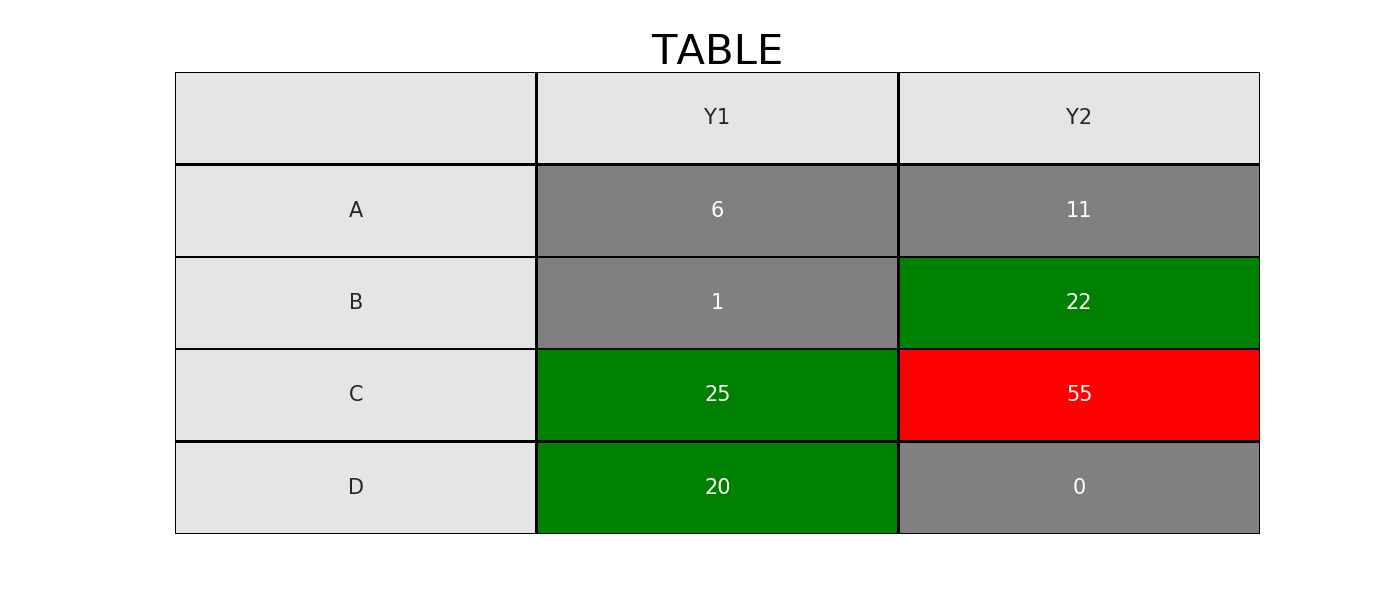

This chart was generated by the following Python code:
import seaborn as sns
import pandas as pd
import matplotlib.pyplot as plt
import matplotlib.colors as mcolors
import numpy as np
import copy


z=[['','Y1','Y2'], ['A', 6, 11], ['B', 1, 22], ['C', 25, 55], ['D', 20, 0]]
y_label= ["Chem 1","Chem 2","Chem 3","Chemi 4"]

labels =  np.array(z)

a=copy.deepcopy(z)
z_text=copy.deepcopy(z)
print a
for i in range(len(z)):
    for j in range(len(z[i])):
        if (z[i][j] >= 20 and z[i][j] <= 30):
            z[i][j] = 2
        elif (z[i][j] > 30 and z[i][j] <= 64):
            z[i][j] = 3
        elif (z[i][j] < 20 and z[i][j] >= 0):
            z[i][j] = 1
        else:
            z[i][j] = 0

print z
df = pd.DataFrame(z, columns=["Region 1","Region 2","Region 3"])


cmap = mcolors.LinearSegmentedColormap.from_list("4",['#e5e5e5','#808080','#008000','#FF0000'])

fig = plt.figure(figsize=(14,6))
fig.add_subplot(1,1,1)
ax=sns.heatmap(df,yticklabels=False,xticklabels=False,cmap=cmap,annot=labels,annot_kws={"size": 15},cbar=False,fmt='',linewidths=1,linecolor='Black')

ax.set_title('TABLE',fontsize=30)
ax.figure.savefig("table.png")
